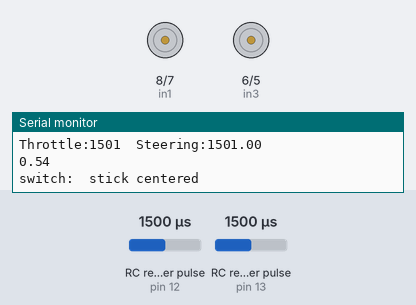
This sketch was run on a simulated Arduino Uno, built with avr-gcc and run on an emulated ATmega328P. Parts: motor-driver pin pairs drawn as motors (green arrow = first pin HIGH = forward, orange = second pin HIGH = backward, longer = more drive, scaled by the enable pin), the last lines printed to the serial monitor. Wiring (inferred from the names in the program): 2 × RC receiver channel: data pin 12 / data pin 13. Inputs (shaded band) come from the test bench; at power-on: RC receiver pulse (sensors on pin 13, pin 12) 1500 µs.

Above: at 1.2 s.
1.3 s: RC receiver pulse (sensor on pin 13) set to 1473 µs
2.8 s: RC receiver pulse (sensor on pin 13) set to 1458 µs
4.3 s: RC receiver pulse (sensor on pin 13) set to 1750 µs
At 5.3 s:
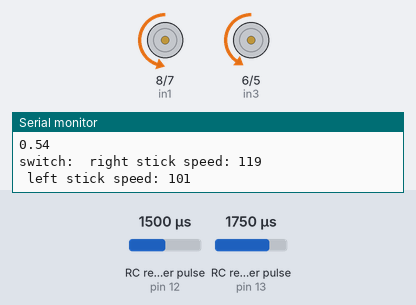
5.8 s: RC receiver pulse (sensor on pin 12) set to 1020 µs
At 6.9 s:
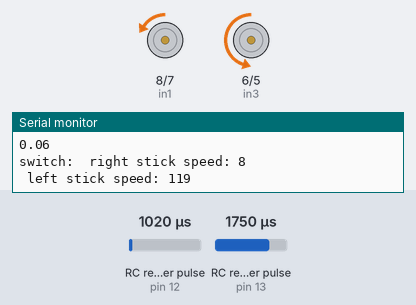
7.3 s: RC receiver pulse (sensor on pin 12) set to 1750 µs
At 8.5 s:
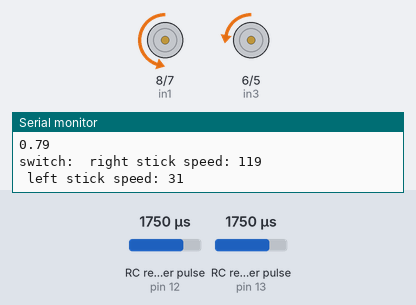
8.8 s: RC receiver pulse (sensor on pin 12) set to 1980 µs
At 9.2 s:
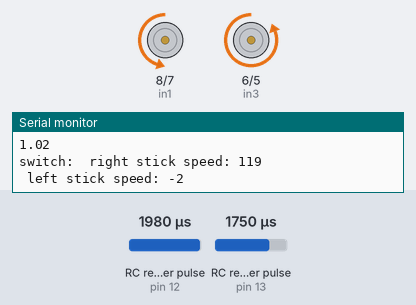
Timing chart, 0 to 11.3 s (numbered marks = the images above; inputs shaded):
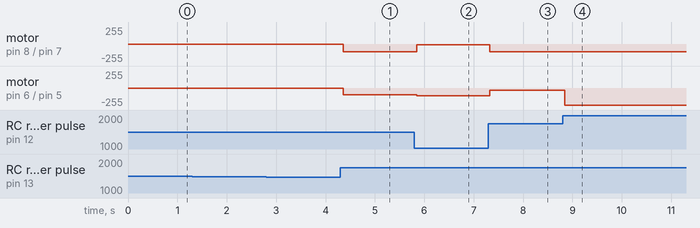

The sketch:

TestPin.ino
```cpp
int Throttle=13;
int Steer=12;
int enable1=11;
int enable2=10;
int in1=8;
int in2=7;
int in3=6;
int in4=5;
unsigned long valThrot;
double valSteer;

void setup() {
  Serial.begin(115200);
  pinMode(Throttle,INPUT);
  pinMode(Steer, INPUT);
  pinMode(in1,OUTPUT);
  pinMode(in2, OUTPUT);
  pinMode(in3,OUTPUT);
  pinMode(in4, OUTPUT);
  pinMode(enable1,OUTPUT);
  pinMode(enable2,OUTPUT);

  Serial.println("Intitiation Finished");
}

void loop() {
  valThrot = pulseIn(Throttle,HIGH);
  valSteer=pulseIn(Steer, HIGH);
  Serial.println("read");
  Serial.print("Throttle:");
  Serial.print(valThrot);
  Serial.print("  Steering:");
  Serial.println(valSteer);

  int pwm=0;
  int pwm1 = 0;
  int pwm2= 0;
  //int swd = pulseIn(switchD, HIGH, 25000);
  //int rc4 = pulseIn(rc_channel4, HIGH, 25000);

 double mapSteer =(( valSteer-960)/1000);
 //double mapSteer= map(valSteer,1000,2000,0.0,1.0);

  Serial.println(mapSteer);


  Serial.print("switch: ");

  if(valThrot==0){
      Serial.println(" no signal");
      digitalWrite(in1, LOW);
      digitalWrite(in2, LOW);
      digitalWrite(in3, LOW);
      digitalWrite(in4, LOW);
      analogWrite(enable1, 0);
      analogWrite(enable2, 0);
  }
  else if(valThrot > 1530){ //right stick
      pwm = map(valThrot, 1530, 2000, 0, 255); //map our speed to 0-255 range
      pwm1 = round(pwm*mapSteer/max(mapSteer,(1-mapSteer)));
      pwm2 = round(pwm*(1.0-mapSteer)/max(mapSteer,(1-mapSteer)));
      digitalWrite(in1, LOW);
      digitalWrite(in2, HIGH);
      digitalWrite(in3, LOW);
      digitalWrite(in4, HIGH);
      analogWrite(enable1, pwm1);
      analogWrite(enable2, pwm2);
      Serial.print(" right stick speed: ");
      Serial.println(pwm1);
      Serial.print(" left stick speed: ");
      Serial.println(pwm2);
  }
  else if(valThrot < 1460){
      pwm = map(valThrot, 1460, 1000, 0, 255); //map our speed to 0-255 range
      pwm1 = round(pwm*mapSteer/max(mapSteer,(1-mapSteer)));
      pwm2 = round(pwm*(1.0-mapSteer)/max(mapSteer,(1-mapSteer)));
      digitalWrite(in1, HIGH);
      digitalWrite(in2, LOW);
      digitalWrite(in3, HIGH);
      digitalWrite(in4, LOW);
      analogWrite(enable1, pwm1);
      analogWrite(enable2, pwm2);
      Serial.print(" left stick speed: ");
      Serial.println(pwm2);
  }else{
      Serial.println(" stick centered");
      digitalWrite(in1, LOW);
      digitalWrite(in2, LOW);
      digitalWrite(in3, LOW);
      digitalWrite(in4, LOW);
      analogWrite(enable1, 0);
      analogWrite(enable2, 0);
  }

  delay(10);

}
```

Measured:
- after the input at 4.3 s, motor on pin 8 (in1) / pin 7 (in2): stopped → backward 119/255 after 0.06 s; motor on pin 6 (in3) / pin 5 (in4): stopped → backward 101/255 after 0.06 s
- after the input at 5.8 s, motor on pin 8 (in1) / pin 7 (in2): backward 119/255 → backward 8/255 at once; motor on pin 6 (in3) / pin 5 (in4): backward 101/255 → backward 119/255 at once
- after the input at 7.3 s, motor on pin 8 (in1) / pin 7 (in2): backward 8/255 → backward 119/255 at once; motor on pin 6 (in3) / pin 5 (in4): backward 119/255 → backward 31/255 at once
- after the input at 8.8 s, motor on pin 6 (in3) / pin 5 (in4): backward 31/255 → backward 255/255 at once
